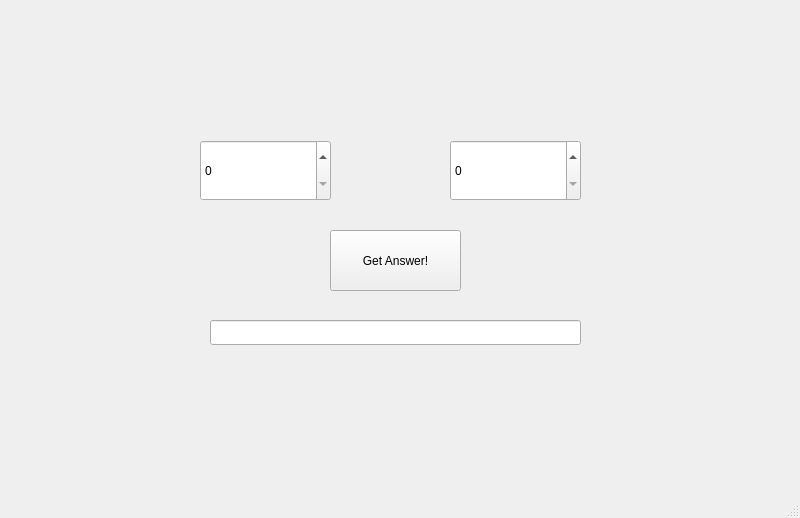
<?xml version="1.0" encoding="UTF-8"?>
<ui version="4.0">
 <class>MainWindow</class>
 <widget class="QMainWindow" name="MainWindow">
  <property name="geometry">
   <rect>
    <x>0</x>
    <y>0</y>
    <width>800</width>
    <height>518</height>
   </rect>
  </property>
  <property name="windowTitle">
   <string>MainWindow</string>
  </property>
  <widget class="QWidget" name="centralwidget">
   <widget class="QSpinBox" name="nSpinBox">
    <property name="geometry">
     <rect>
      <x>450</x>
      <y>140</y>
      <width>131</width>
      <height>61</height>
     </rect>
    </property>
    <property name="maximum">
     <number>25000</number>
    </property>
   </widget>
   <widget class="QSpinBox" name="mSpinBox">
    <property name="geometry">
     <rect>
      <x>200</x>
      <y>140</y>
      <width>131</width>
      <height>61</height>
     </rect>
    </property>
    <property name="maximum">
     <number>3</number>
    </property>
   </widget>
   <widget class="QPushButton" name="getAnswerButton">
    <property name="geometry">
     <rect>
      <x>330</x>
      <y>230</y>
      <width>131</width>
      <height>61</height>
     </rect>
    </property>
    <property name="text">
     <string>Get Answer!</string>
    </property>
   </widget>
   <widget class="QLineEdit" name="lineEdit">
    <property name="geometry">
     <rect>
      <x>210</x>
      <y>320</y>
      <width>371</width>
      <height>25</height>
     </rect>
    </property>
   </widget>
  </widget>
  <widget class="QMenuBar" name="menubar">
   <property name="geometry">
    <rect>
     <x>0</x>
     <y>0</y>
     <width>800</width>
     <height>22</height>
    </rect>
   </property>
  </widget>
  <widget class="QStatusBar" name="statusbar"/>
 </widget>
 <resources/>
 <connections/>
</ui>
